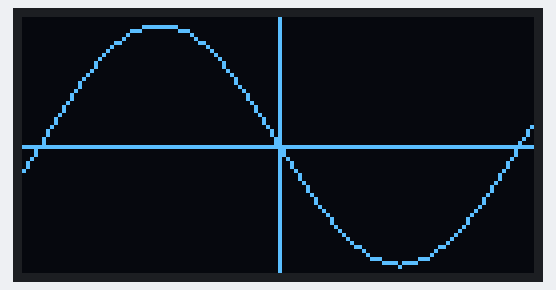
This sketch was run on a simulated Arduino Uno, built with avr-gcc and run on an emulated ATmega328P. Parts: 128×64 one-colour display.

Above: at 0.2 s.

The sketch:

macro_for_adafruit_ssd1306.ino
```cpp
#include <SPI.h>
#include <Wire.h>
#include <Adafruit_GFX.h>
#include <Adafruit_SSD1306.h>
#include "macro_ssd1306.h"

#define WIDTH  static_cast<uint8_t> (128)
#define HEIGHT static_cast<uint8_t> (64)

Adafruit_SSD1306 display(WIDTH, HEIGHT, &Wire, 4);

void setup() {
  { // display
    display.begin(SSD1306_SWITCHCAPVCC, 0x3C);
    CLS;
  }
}

void loop() {
  CLS;
  display.drawFastVLine(WIDTH / 2, 0, HEIGHT, SSD1306_WHITE);
  display.drawFastHLine(0, HEIGHT / 2, WIDTH, SSD1306_WHITE);
  for (int8_t i(-(WIDTH / 2)); i < (WIDTH / 2); ++i) {
    //WHITE_LINE((WIDTH / 2) + i, (HEIGHT / 2) - pow(i, 2), (WIDTH / 2) + (i + 1), (HEIGHT / 2) - pow ((i + 1), 2));
    WHITE_LINE((WIDTH / 2) + i, (HEIGHT / 2) + sin(radians(i * 3)) * 30, (WIDTH / 2) + (i + 1), sin(radians((i + 1) * 3)) * 30 + (HEIGHT / 2));
  }

  DD;
}
```

macro_ssd1306.h
```cpp
#ifndef MACRO_SSD1306
#define MACRO_SSD1306

#define CLS display.clearDisplay()
#define DD display.display()
#define GET_BUFFER display.getBuffer()
#define GET_PIXEL(__x, __y) display.getPixel(__x, __y)
#define INVERT_DISPLAY(BL) display.invertDisplay(BL)

#define START_SCROLL_RIGHT(__start, __stop) display.startscrollright(__start, __stop)
#define START_SCROLL_LEFT(__start, __stop) display.startscrollleft(__start, __stop)
#define START_SCROLL_DIAG_LEFT(__start, __stop) display.startscrolldiagleft(__start, __stop)
#define START_SCROLL_DIAG_RIGHT(__start, __stop) display.startscrolldiagright(__start, __stop)
#define STOP_SCROLL display.stopscroll()

#define SET_CURSOR(__x, __y) display.setCursor(__x, __y)
#define SET_TEXT_SIZE(__size__) display.setTextSize(__size__)
#define SET_TEXT_COLOR(__color__) display.setTextColor(__color__)

#define WHITE_PIXEL(__x, __y) display.drawPixel(__x, __y, SSD1306_WHITE)
#define BLACK_PIXEL(__x, __y) display.drawPixel(__x, __y, SSD1306_BLACK)
#define REVERSE_PIXEL(__x, __y) display.drawPixel(__x, __y, SSD1306_REVERSE)

#define WHITE_LINE(__x, __y, __x2, __y2) display.drawLine(__x, __y, __x2, __y2, SSD1306_WHITE)
#define BLACK_LINE(__x, __y, __x2, __y2) display.drawLine(__x, __y, __x2, __y2, SSD1306_BLACK)
#define REVERSE_LINE(__x, __y, __x2, __y2) display.drawLine(__x, __y, __x2, __y2, SSD1306_REVERSE)

#define WHITE_FAST_V_LINE(__x, __y, __l) display.drawFastVLine(__x, __y, __l, SSD1306_WHITE)
#define BLACK_FAST_V_LINE(__x, __y, __l) display.drawFastVLine(__x, __y, __l, SSD1306_BLACK)
#define REVERSE_FAST_V_LINE(__x, __y, __l) display.drawFastVLine(__x, __y, __l, SSD1306_REVERSE)

#define WHITE_FAST_H_LINE(__x, __y, __l) display.drawFastHLine(__x, __y, __l, SSD1306_WHITE)
#define BLACK_FAST_H_LINE(__x, __y, __l) display.drawFastHLine(__x, __y, __l, SSD1306_BLACK)
#define REVERSE_FAST_H_LINE(__x, __y, __l) display.drawFastHLine(__x, __y, __l, SSD1306_REVERSE)

#define WHITE_CIRCLE(__x, __y, __r) display.drawCircle(__x, __y, __r, SSD1306_WHITE)
#define BLACK_CIRCLE(__x, __y, __r) display.drawCircle(__x, __y, __r, SSD1306_BLACK)
#define REVERSE_CIRCLE(__x, __y, __r) display.drawCircle(__x, __y, __r, SSD1306_REVERSE)

#define FILL_WHITE_CIRCLE(__x, __y, __r) display.fillCircle(__x, __y, __r, SSD1306_WHITE)
#define FILL_BLACK_CIRCLE(__x, __y, __r) display.fillCircle(__x, __y, __r, SSD1306_BLACK)
#define FILL_REVERSE_CIRCLE(__x, __y, __r) display.fillCircle(__x, __y, __r, SSD1306_REVERSE)

#define WHITE_RECT(__x, __y, __x2, __y2) display.drawRect(__x, __y, __x2, __y2, SSD1306_WHITE)
#define BLACK_RECT(__x, __y, __x2, __y2) display.drawRect(__x, __y, __x2, __y2, SSD1306_BLACK)
#define REVERSE_RECT(__x, __y, __x2, __y2) display.drawRect(__x, __y, __x2, __y2, SSD1306_REVERSE)

#define FILL_WHITE_RECT(__x, __y, __x2, __y2) display.fillRect(__x,__ y, __x2, __y2, SSD1306_WHITE)
#define FILL_BLACK_RECT(__x, __y, __x2, __y2) display.fillRect(__x,__ y, __x2, __y2, SSD1306_BLACK)
#define FILL_REVERSE_RECT(__x, __y, __x2, __y2) display.fillRect(__x,__ y, __x2, __y2, SSD1306_REVERSE)

#define ROUND_WHITE_RECT(__x, __y, __x2, __y2, __r) display.drawRoundRect(__x, __y, __x2, __y2, __r, SSD1306_WHITE)
#define ROUND_BLACK_RECT(__x, __y, __x2, __y2, __r) display.drawRoundRect(__x, __y, __x2, __y2, __r, SSD1306_BLACK)
#define ROUND_REVERSE_RECT(__x, __y, __x2, __y2, __r) display.drawRoundRect(__x, __y, __x2, __y2, __r, SSD1306_REVERSE)

#define FILL_ROUND_WHITE_RECT(__x, __y, __x2, __y2, __r) display.fillRoundRect(__x, __y, __x2, __y2, __r, SSD1306_WHITE)
#define FILL_ROUND_BLACK_RECT(__x, __y, __x2, __y2, __r) display.fillRoundRect(__x, __y, __x2, __y2, __r, SSD1306_BLACK)
#define FILL_ROUND_REVERSE_RECT(__x, __y, __x2, __y2, __r) display.fillRoundRect(__x, __y, __x2, __y2, __r, SSD1306_REVERSE)

#define WHITE_TRIANGLE(__x, __y, __x2, __y2, __x3, __y3) display.drawTriangle(__x, __y, __x2, __y2, __x3, __y3, SSD1306_WHITE)
#define BLACK_TRIANGLE(__x, __y, __x2, __y2, __x3, __y3) display.drawTriangle(__x, __y, __x2, __y2, __x3, __y3, SSD1306_BLACK)
#define REVERSE_TRIANGLE(__x, __y, __x2, __y2, __x3, __y3) display.drawTriangle(__x, __y, __x2, __y2, __x3, __y3, SSD1306_REVERSE)
#endif
```
